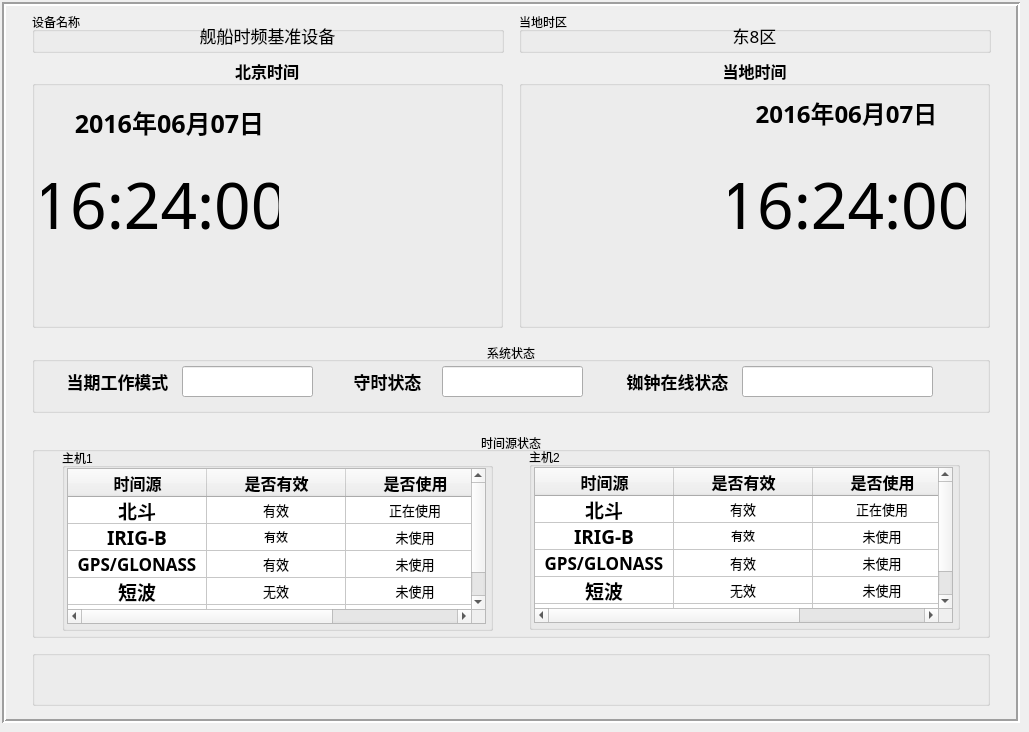
   <widget class="QWidget" name="mainWidget">
    <attribute name="title">
     <string>主界面</string>
    </attribute>
    <widget class="QFrame" name="frame">
     <property name="geometry">
      <rect>
       <x>2</x>
       <y>2</y>
       <width>1018</width>
       <height>721</height>
      </rect>
     </property>
     <property name="styleSheet">
      <string notr="true"/>
     </property>
     <property name="frameShape">
      <enum>QFrame::Box</enum>
     </property>
     <property name="frameShadow">
      <enum>QFrame::Sunken</enum>
     </property>
     <property name="lineWidth">
      <number>2</number>
     </property>
     <widget class="QGroupBox" name="groupBox_page1_timesource">
      <property name="geometry">
       <rect>
        <x>30</x>
        <y>430</y>
        <width>958</width>
        <height>206</height>
       </rect>
      </property>
      <property name="title">
       <string>时间源状态</string>
      </property>
      <property name="alignment">
       <set>Qt::AlignCenter</set>
      </property>
      <widget class="QGroupBox" name="groupBox_page1_timeSource_host1">
       <property name="geometry">
        <rect>
         <x>30</x>
         <y>16</y>
         <width>431</width>
         <height>183</height>
        </rect>
       </property>
       <property name="title">
        <string>主机1</string>
       </property>
       <widget class="QTableWidget" name="tableWidget_timeRespurce_1">
        <property name="geometry">
         <rect>
          <x>5</x>
          <y>20</y>
          <width>419</width>
          <height>156</height>
         </rect>
        </property>
        <property name="focusPolicy">
         <enum>Qt::NoFocus</enum>
        </property>
        <property name="editTriggers">
         <set>QAbstractItemView::NoEditTriggers</set>
        </property>
        <attribute name="horizontalHeaderDefaultSectionSize">
         <number>139</number>
        </attribute>
        <attribute name="verticalHeaderVisible">
         <bool>false</bool>
        </attribute>
        <attribute name="verticalHeaderDefaultSectionSize">
         <number>26</number>
        </attribute>
        <attribute name="verticalHeaderHighlightSections">
         <bool>true</bool>
        </attribute>
        <attribute name="verticalHeaderMinimumSectionSize">
         <number>27</number>
        </attribute>
        <row>
         <property name="text">
          <string>新建行</string>
         </property>
        </row>
        <row>
         <property name="text">
          <string>新建行</string>
         </property>
        </row>
        <row>
         <property name="text">
          <string>新建行</string>
         </property>
        </row>
        <row>
         <property name="text">
          <string>新建行</string>
         </property>
        </row>
        <row>
         <property name="text">
          <string>新建行</string>
         </property>
        </row>
        <column>
         <property name="text">
          <string>时间源</string>
         </property>
         <property name="font">
          <font>
           <family>宋体</family>
           <pointsize>12</pointsize>
           <weight>75</weight>
           <bold>true</bold>
          </font>
         </property>
        </column>
        <column>
         <property name="text">
          <string>是否有效</string>
         </property>
         <property name="font">
          <font>
           <family>宋体</family>
           <pointsize>12</pointsize>
           <weight>75</weight>
           <bold>true</bold>
          </font>
         </property>
        </column>
        <column>
         <property name="text">
          <string>是否使用</string>
         </property>
         <property name="font">
          <font>
           <family>宋体</family>
           <pointsize>12</pointsize>
           <weight>75</weight>
           <bold>true</bold>
          </font>
         </property>
        </column>
        <item row="0" column="0">
         <property name="text">
          <string>北斗</string>
         </property>
         <property name="font">
          <font>
           <family>宋体</family>
           <pointsize>14</pointsize>
           <weight>75</weight>
           <bold>true</bold>
          </font>
         </property>
         <property name="textAlignment">
          <set>AlignCenter</set>
         </property>
        </item>
        <item row="0" column="1">
         <property name="text">
          <string>有效</string>
         </property>
         <property name="font">
          <font>
           <family>宋体</family>
           <pointsize>10</pointsize>
          </font>
         </property>
         <property name="textAlignment">
          <set>AlignCenter</set>
         </property>
        </item>
        <item row="0" column="2">
         <property name="text">
          <string>正在使用</string>
         </property>
         <property name="font">
          <font>
           <family>宋体</family>
           <pointsize>10</pointsize>
          </font>
         </property>
         <property name="textAlignment">
          <set>AlignCenter</set>
         </property>
        </item>
        <item row="1" column="0">
         <property name="text">
          <string>IRIG-B</string>
         </property>
         <property name="font">
          <font>
           <family>宋体</family>
           <pointsize>14</pointsize>
           <weight>75</weight>
           <bold>true</bold>
          </font>
         </property>
         <property name="textAlignment">
          <set>AlignCenter</set>
         </property>
        </item>
        <item row="1" column="1">
         <property name="text">
          <string>有效</string>
         </property>
         <property name="font">
          <font>
           <family>宋体</family>
          </font>
         </property>
         <property name="textAlignment">
          <set>AlignCenter</set>
         </property>
        </item>
        <item row="1" column="2">
         <property name="text">
          <string>未使用</string>
         </property>
         <property name="font">
          <font>
           <family>宋体</family>
           <pointsize>10</pointsize>
          </font>
         </property>
         <property name="textAlignment">
          <set>AlignCenter</set>
         </property>
        </item>
        <item row="2" column="0">
         <property name="text">
          <string>GPS/GLONASS</string>
         </property>
         <property name="font">
          <font>
           <family>宋体</family>
           <pointsize>13</pointsize>
           <weight>75</weight>
           <bold>true</bold>
          </font>
         </property>
         <property name="textAlignment">
          <set>AlignCenter</set>
         </property>
        </item>
        <item row="2" column="1">
         <property name="text">
          <string>有效</string>
         </property>
         <property name="font">
          <font>
           <family>宋体</family>
           <pointsize>10</pointsize>
          </font>
         </property>
         <property name="textAlignment">
          <set>AlignCenter</set>
         </property>
        </item>
        <item row="2" column="2">
         <property name="text">
          <string>未使用</string>
         </property>
         <property name="font">
          <font>
           <family>宋体</family>
           <pointsize>10</pointsize>
          </font>
         </property>
         <property name="textAlignment">
          <set>AlignCenter</set>
         </property>
        </item>
        <item row="3" column="0">
         <property name="text">
          <string>短波</string>
         </property>
         <property name="font">
          <font>
           <family>宋体</family>
           <pointsize>14</pointsize>
           <weight>75</weight>
           <bold>true</bold>
          </font>
         </property>
         <property name="textAlignment">
          <set>AlignCenter</set>
         </property>
        </item>
        <item row="3" column="1">
         <property name="text">
          <string>无效</string>
         </property>
         <property name="font">
          <font>
           <family>宋体</family>
           <pointsize>10</pointsize>
          </font>
         </property>
         <property name="textAlignment">
          <set>AlignCenter</set>
         </property>
        </item>
        <item row="3" column="2">
         <property name="text">
          <string>未使用</string>
         </property>
         <property name="font">
          <font>
           <family>宋体</family>
           <pointsize>10</pointsize>
          </font>
         </property>
         <property name="textAlignment">
          <set>AlignCenter</set>
         </property>
        </item>
        <item row="4" column="0">
         <property name="text">
          <string>长波</string>
         </property>
         <property name="font">
          <font>
           <family>宋体</family>
           <pointsize>14</pointsize>
           <weight>75</weight>
           <bold>true</bold>
          </font>
         </property>
         <property name="textAlignment">
          <set>AlignCenter</set>
         </property>
        </item>
        <item row="4" column="1">
         <property name="text">
          <string>无效</string>
         </property>
         <property name="font">
          <font>
           <family>宋体</family>
          </font>
         </property>
         <property name="textAlignment">
          <set>AlignCenter</set>
         </property>
        </item>
        <item row="4" column="2">
         <property name="text">
          <string>未使用</string>
         </property>
         <property name="font">
          <font>
           <family>宋体</family>
           <pointsize>10</pointsize>
          </font>
         </property>
         <property name="textAlignment">
          <set>AlignCenter</set>
         </property>
        </item>
       </widget>
      </widget>
      <widget class="QGroupBox" name="groupBox_page1_timeSource_host2">
       <property name="geometry">
        <rect>
         <x>497</x>
         <y>15</y>
         <width>431</width>
         <height>183</height>
        </rect>
       </property>
       <property name="title">
        <string>主机2</string>
       </property>
       <widget class="QTableWidget" name="tableWidget_timeRespurce_2">
        <property name="geometry">
         <rect>
          <x>5</x>
          <y>20</y>
          <width>419</width>
          <height>156</height>
         </rect>
        </property>
        <property name="focusPolicy">
         <enum>Qt::NoFocus</enum>
        </property>
        <property name="editTriggers">
         <set>QAbstractItemView::NoEditTriggers</set>
        </property>
        <attribute name="horizontalHeaderDefaultSectionSize">
         <number>139</number>
        </attribute>
        <attribute name="verticalHeaderVisible">
         <bool>false</bool>
        </attribute>
        <attribute name="verticalHeaderDefaultSectionSize">
         <number>26</number>
        </attribute>
        <attribute name="verticalHeaderHighlightSections">
         <bool>true</bool>
        </attribute>
        <attribute name="verticalHeaderMinimumSectionSize">
         <number>27</number>
        </attribute>
        <row>
         <property name="text">
          <string>新建行</string>
         </property>
        </row>
        <row>
         <property name="text">
          <string>新建行</string>
         </property>
        </row>
        <row>
         <property name="text">
          <string>新建行</string>
         </property>
        </row>
        <row>
         <property name="text">
          <string>新建行</string>
         </property>
        </row>
        <row>
         <property name="text">
          <string>新建行</string>
         </property>
        </row>
        <column>
         <property name="text">
          <string>时间源</string>
         </property>
         <property name="font">
          <font>
           <family>宋体</family>
           <pointsize>12</pointsize>
           <weight>75</weight>
           <bold>true</bold>
          </font>
         </property>
        </column>
        <column>
         <property name="text">
          <string>是否有效</string>
         </property>
         <property name="font">
          <font>
           <family>宋体</family>
           <pointsize>12</pointsize>
           <weight>75</weight>
           <bold>true</bold>
          </font>
         </property>
        </column>
        <column>
         <property name="text">
          <string>是否使用</string>
         </property>
         <property name="font">
          <font>
           <family>宋体</family>
           <pointsize>12</pointsize>
           <weight>75</weight>
           <bold>true</bold>
          </font>
         </property>
        </column>
        <item row="0" column="0">
         <property name="text">
          <string>北斗</string>
         </property>
         <property name="font">
          <font>
           <family>宋体</family>
           <pointsize>14</pointsize>
           <weight>75</weight>
           <bold>true</bold>
          </font>
         </property>
         <property name="textAlignment">
          <set>AlignCenter</set>
         </property>
        </item>
        <item row="0" column="1">
         <property name="text">
          <string>有效</string>
         </property>
         <property name="font">
          <font>
           <family>宋体</family>
           <pointsize>10</pointsize>
          </font>
         </property>
         <property name="textAlignment">
          <set>AlignCenter</set>
         </property>
        </item>
        <item row="0" column="2">
         <property name="text">
          <string>正在使用</string>
         </property>
         <property name="font">
          <font>
           <family>宋体</family>
           <pointsize>10</pointsize>
          </font>
         </property>
         <property name="textAlignment">
          <set>AlignCenter</set>
         </property>
        </item>
        <item row="1" column="0">
         <property name="text">
          <string>IRIG-B</string>
         </property>
         <property name="font">
          <font>
           <family>宋体</family>
           <pointsize>14</pointsize>
           <weight>75</weight>
           <bold>true</bold>
          </font>
         </property>
         <property name="textAlignment">
          <set>AlignCenter</set>
         </property>
        </item>
        <item row="1" column="1">
         <property name="text">
          <string>有效</string>
         </property>
         <property name="font">
          <font>
           <family>宋体</family>
          </font>
         </property>
         <property name="textAlignment">
          <set>AlignCenter</set>
         </property>
        </item>
        <item row="1" column="2">
         <property name="text">
          <string>未使用</string>
         </property>
         <property name="font">
          <font>
           <family>宋体</family>
           <pointsize>10</pointsize>
          </font>
         </property>
         <property name="textAlignment">
          <set>AlignCenter</set>
         </property>
        </item>
        <item row="2" column="0">
         <property name="text">
          <string>GPS/GLONASS</string>
         </property>
         <property name="font">
          <font>
           <family>宋体</family>
           <pointsize>13</pointsize>
           <weight>75</weight>
           <bold>true</bold>
          </font>
         </property>
         <property name="textAlignment">
          <set>AlignCenter</set>
         </property>
        </item>
        <item row="2" column="1">
         <property name="text">
          <string>有效</string>
         </property>
         <property name="font">
          <font>
           <family>宋体</family>
           <pointsize>10</pointsize>
          </font>
         </property>
         <property name="textAlignment">
          <set>AlignCenter</set>
         </property>
        </item>
        <item row="2" column="2">
         <property name="text">
          <string>未使用</string>
         </property>
         <property name="font">
          <font>
           <family>宋体</family>
           <pointsize>10</pointsize>
          </font>
         </property>
         <property name="textAlignment">
          <set>AlignCenter</set>
         </property>
        </item>
        <item row="3" column="0">
         <property name="text">
          <string>短波</string>
         </property>
         <property name="font">
          <font>
           <family>宋体</family>
           <pointsize>14</pointsize>
           <weight>75</weight>
           <bold>true</bold>
          </font>
         </property>
         <property name="textAlignment">
          <set>AlignCenter</set>
         </property>
        </item>
        <item row="3" column="1">
         <property name="text">
          <string>无效</string>
         </property>
         <property name="font">
          <font>
           <family>宋体</family>
           <pointsize>10</pointsize>
          </font>
         </property>
         <property name="textAlignment">
          <set>AlignCenter</set>
         </property>
        </item>
        <item row="3" column="2">
         <property name="text">
          <string>未使用</string>
         </property>
         <property name="font">
          <font>
           <family>宋体</family>
           <pointsize>10</pointsize>
          </font>
         </property>
         <property name="textAlignment">
          <set>AlignCenter</set>
         </property>
        </item>
        <item row="4" column="0">
         <property name="text">
          <string>长波</string>
         </property>
         <property name="font">
          <font>
           <family>宋体</family>
           <pointsize>14</pointsize>
           <weight>75</weight>
           <bold>true</bold>
          </font>
         </property>
         <property name="textAlignment">
          <set>AlignCenter</set>
         </property>
        </item>
        <item row="4" column="1">
         <property name="text">
          <string>无效</string>
         </property>
         <property name="font">
          <font>
           <family>宋体</family>
          </font>
         </property>
         <property name="textAlignment">
          <set>AlignCenter</set>
         </property>
        </item>
        <item row="4" column="2">
         <property name="text">
          <string>未使用</string>
         </property>
         <property name="font">
          <font>
           <family>宋体</family>
           <pointsize>10</pointsize>
          </font>
         </property>
         <property name="textAlignment">
          <set>AlignCenter</set>
         </property>
        </item>
       </widget>
      </widget>
     </widget>
     <widget class="QGroupBox" name="groupBox_main_beijingtime">
      <property name="geometry">
       <rect>
        <x>30</x>
        <y>55</y>
        <width>471</width>
        <height>271</height>
       </rect>
      </property>
      <property name="font">
       <font>
        <family>宋体</family>
        <pointsize>12</pointsize>
        <weight>75</weight>
        <bold>true</bold>
       </font>
      </property>
      <property name="layoutDirection">
       <enum>Qt::LeftToRight</enum>
      </property>
      <property name="autoFillBackground">
       <bool>false</bool>
      </property>
      <property name="title">
       <string>北京时间</string>
      </property>
      <property name="alignment">
       <set>Qt::AlignCenter</set>
      </property>
      <widget class="QLabel" name="label_BeiJingTime_HM">
       <property name="geometry">
        <rect>
         <x>10</x>
         <y>110</y>
         <width>237</width>
         <height>73</height>
        </rect>
       </property>
       <property name="font">
        <font>
         <family>等线</family>
         <pointsize>48</pointsize>
         <weight>50</weight>
         <bold>false</bold>
         <kerning>false</kerning>
        </font>
       </property>
       <property name="text">
        <string>16:24:00</string>
       </property>
       <property name="alignment">
        <set>Qt::AlignCenter</set>
       </property>
      </widget>
      <widget class="QLabel" name="label_BeijingDate">
       <property name="geometry">
        <rect>
         <x>30</x>
         <y>50</y>
         <width>215</width>
         <height>31</height>
        </rect>
       </property>
       <property name="font">
        <font>
         <family>新宋体</family>
         <pointsize>19</pointsize>
         <weight>75</weight>
         <bold>true</bold>
         <kerning>false</kerning>
        </font>
       </property>
       <property name="text">
        <string>2016年06月07日</string>
       </property>
       <property name="alignment">
        <set>Qt::AlignCenter</set>
       </property>
      </widget>
     </widget>
     <widget class="QGroupBox" name="groupBox_main_localtime">
      <property name="geometry">
       <rect>
        <x>517</x>
        <y>55</y>
        <width>471</width>
        <height>271</height>
       </rect>
      </property>
      <property name="font">
       <font>
        <family>宋体</family>
        <pointsize>12</pointsize>
        <weight>75</weight>
        <bold>true</bold>
       </font>
      </property>
      <property name="layoutDirection">
       <enum>Qt::LeftToRight</enum>
      </property>
      <property name="autoFillBackground">
       <bool>false</bool>
      </property>
      <property name="styleSheet">
       <string notr="true"/>
      </property>
      <property name="title">
       <string>当地时间</string>
      </property>
      <property name="alignment">
       <set>Qt::AlignCenter</set>
      </property>
      <widget class="QLabel" name="label_LocalDate">
       <property name="geometry">
        <rect>
         <x>220</x>
         <y>40</y>
         <width>215</width>
         <height>31</height>
        </rect>
       </property>
       <property name="font">
        <font>
         <family>新宋体</family>
         <pointsize>18</pointsize>
         <weight>75</weight>
         <bold>true</bold>
         <kerning>false</kerning>
        </font>
       </property>
       <property name="text">
        <string>2016年06月07日</string>
       </property>
       <property name="alignment">
        <set>Qt::AlignCenter</set>
       </property>
      </widget>
      <widget class="QLabel" name="label_LocalTime_HM">
       <property name="geometry">
        <rect>
         <x>210</x>
         <y>110</y>
         <width>237</width>
         <height>73</height>
        </rect>
       </property>
       <property name="font">
        <font>
         <family>等线</family>
         <pointsize>48</pointsize>
         <weight>50</weight>
         <bold>false</bold>
         <kerning>false</kerning>
        </font>
       </property>
       <property name="text">
        <string>16:24:00</string>
       </property>
       <property name="alignment">
        <set>Qt::AlignCenter</set>
       </property>
      </widget>
     </widget>
     <widget class="QGroupBox" name="groupBox_TimeZone">
      <property name="geometry">
       <rect>
        <x>517</x>
        <y>10</y>
        <width>472</width>
        <height>41</height>
       </rect>
      </property>
      <property name="title">
       <string>当地时区</string>
      </property>
      <widget class="QLabel" name="label_LocalTimeZone">
       <property name="geometry">
        <rect>
         <x>125</x>
         <y>10</y>
         <width>221</width>
         <height>26</height>
        </rect>
       </property>
       <property name="font">
        <font>
         <family>微软雅黑</family>
         <pointsize>13</pointsize>
         <weight>50</weight>
         <bold>false</bold>
         <kerning>false</kerning>
        </font>
       </property>
       <property name="text">
        <string>东8区</string>
       </property>
       <property name="alignment">
        <set>Qt::AlignCenter</set>
       </property>
      </widget>
     </widget>
     <widget class="QGroupBox" name="groupBox_7">
      <property name="geometry">
       <rect>
        <x>30</x>
        <y>10</y>
        <width>472</width>
        <height>41</height>
       </rect>
      </property>
      <property name="title">
       <string>设备名称</string>
      </property>
      <widget class="QLabel" name="label_deviceName">
       <property name="geometry">
        <rect>
         <x>100</x>
         <y>10</y>
         <width>271</width>
         <height>26</height>
        </rect>
       </property>
       <property name="font">
        <font>
         <family>微软雅黑</family>
         <pointsize>13</pointsize>
         <weight>50</weight>
         <bold>false</bold>
        </font>
       </property>
       <property name="text">
        <string>舰船时频基准设备</string>
       </property>
       <property name="alignment">
        <set>Qt::AlignCenter</set>
       </property>
      </widget>
     </widget>
     <widget class="QGroupBox" name="groupBox_2">
      <property name="enabled">
       <bool>true</bool>
      </property>
      <property name="geometry">
       <rect>
        <x>30</x>
        <y>340</y>
        <width>958</width>
        <height>71</height>
       </rect>
      </property>
      <property name="title">
       <string>系统状态</string>
      </property>
      <property name="alignment">
       <set>Qt::AlignCenter</set>
      </property>
      <property name="checkable">
       <bool>false</bool>
      </property>
      <property name="checked">
       <bool>false</bool>
      </property>
      <widget class="QLabel" name="label">
       <property name="geometry">
        <rect>
         <x>30</x>
         <y>24</y>
         <width>111</width>
         <height>31</height>
        </rect>
       </property>
       <property name="font">
        <font>
         <family>宋体</family>
         <pointsize>13</pointsize>
         <weight>75</weight>
         <bold>true</bold>
        </font>
       </property>
       <property name="text">
        <string>当期工作模式</string>
       </property>
       <property name="alignment">
        <set>Qt::AlignCenter</set>
       </property>
      </widget>
      <widget class="QLineEdit" name="lineEdit_5">
       <property name="geometry">
        <rect>
         <x>150</x>
         <y>24</y>
         <width>131</width>
         <height>31</height>
        </rect>
       </property>
       <property name="font">
        <font>
         <family>宋体</family>
         <pointsize>12</pointsize>
        </font>
       </property>
       <property name="focusPolicy">
        <enum>Qt::NoFocus</enum>
       </property>
       <property name="text">
        <string/>
       </property>
       <property name="alignment">
        <set>Qt::AlignCenter</set>
       </property>
      </widget>
      <widget class="QLineEdit" name="lineEdit_6">
       <property name="geometry">
        <rect>
         <x>410</x>
         <y>24</y>
         <width>141</width>
         <height>31</height>
        </rect>
       </property>
       <property name="font">
        <font>
         <family>宋体</family>
         <pointsize>12</pointsize>
        </font>
       </property>
       <property name="focusPolicy">
        <enum>Qt::NoFocus</enum>
       </property>
       <property name="text">
        <string/>
       </property>
       <property name="alignment">
        <set>Qt::AlignCenter</set>
       </property>
      </widget>
      <widget class="QLabel" name="label_15">
       <property name="geometry">
        <rect>
         <x>300</x>
         <y>24</y>
         <width>111</width>
         <height>31</height>
        </rect>
       </property>
       <property name="font">
        <font>
         <family>宋体</family>
         <pointsize>13</pointsize>
         <weight>75</weight>
         <bold>true</bold>
        </font>
       </property>
       <property name="text">
        <string>守时状态</string>
       </property>
       <property name="alignment">
        <set>Qt::AlignCenter</set>
       </property>
      </widget>
      <widget class="QLabel" name="label_18">
       <property name="geometry">
        <rect>
         <x>590</x>
         <y>24</y>
         <width>111</width>
         <height>31</height>
        </rect>
       </property>
       <property name="font">
        <font>
         <family>宋体</family>
         <pointsize>13</pointsize>
         <weight>75</weight>
         <bold>true</bold>
        </font>
       </property>
       <property name="text">
        <string>铷钟在线状态</string>
       </property>
       <property name="alignment">
        <set>Qt::AlignCenter</set>
       </property>
      </widget>
      <widget class="QLineEdit" name="lineEdit_7">
       <property name="geometry">
        <rect>
         <x>710</x>
         <y>24</y>
         <width>191</width>
         <height>31</height>
        </rect>
       </property>
       <property name="font">
        <font>
         <family>宋体</family>
         <pointsize>12</pointsize>
        </font>
       </property>
       <property name="focusPolicy">
        <enum>Qt::NoFocus</enum>
       </property>
       <property name="text">
        <string/>
       </property>
       <property name="alignment">
        <set>Qt::AlignCenter</set>
       </property>
      </widget>
     </widget>
     <widget class="QGroupBox" name="groupBox_scrollText">
      <property name="geometry">
       <rect>
        <x>30</x>
        <y>648</y>
        <width>958</width>
        <height>56</height>
       </rect>
      </property>
      <property name="title">
       <string/>
      </property>
     </widget>
    </widget>
   </widget>
